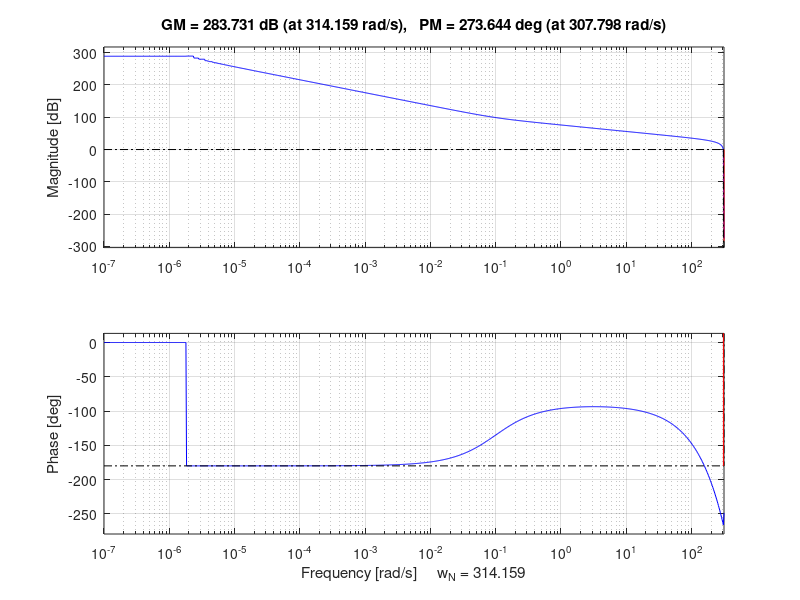

Recreate this plot in MATLAB.
% sys tf=1/s^2

s=tf('s');
G=1/s^2;
% PD with filter on the derivative action
% target bw: 100 Hz
Kp=2*pi*100;
Td=1; %[s]
N=1000;

Kd=Td*Kp;

R=Kp+Kd*s/(s/N+1)

L=R*G;
margin(L)

%% discretization
Ts=0.01; %[s]

Gd=c2d(G,Ts);

Rd=c2d(R,Ts);
Rdf=c2d(R,Ts,'tustin');

Ld=Rd*Gd;
margin(Ld)

%% trasf bilineare alla FdT tempo continuo

N=100;
z=tf('z',Ts);
Rpd=Kp+Kd*(2/Ts*(z-1)/(z+1))/((2/Ts*(z-1)/(z+1))/N+1)